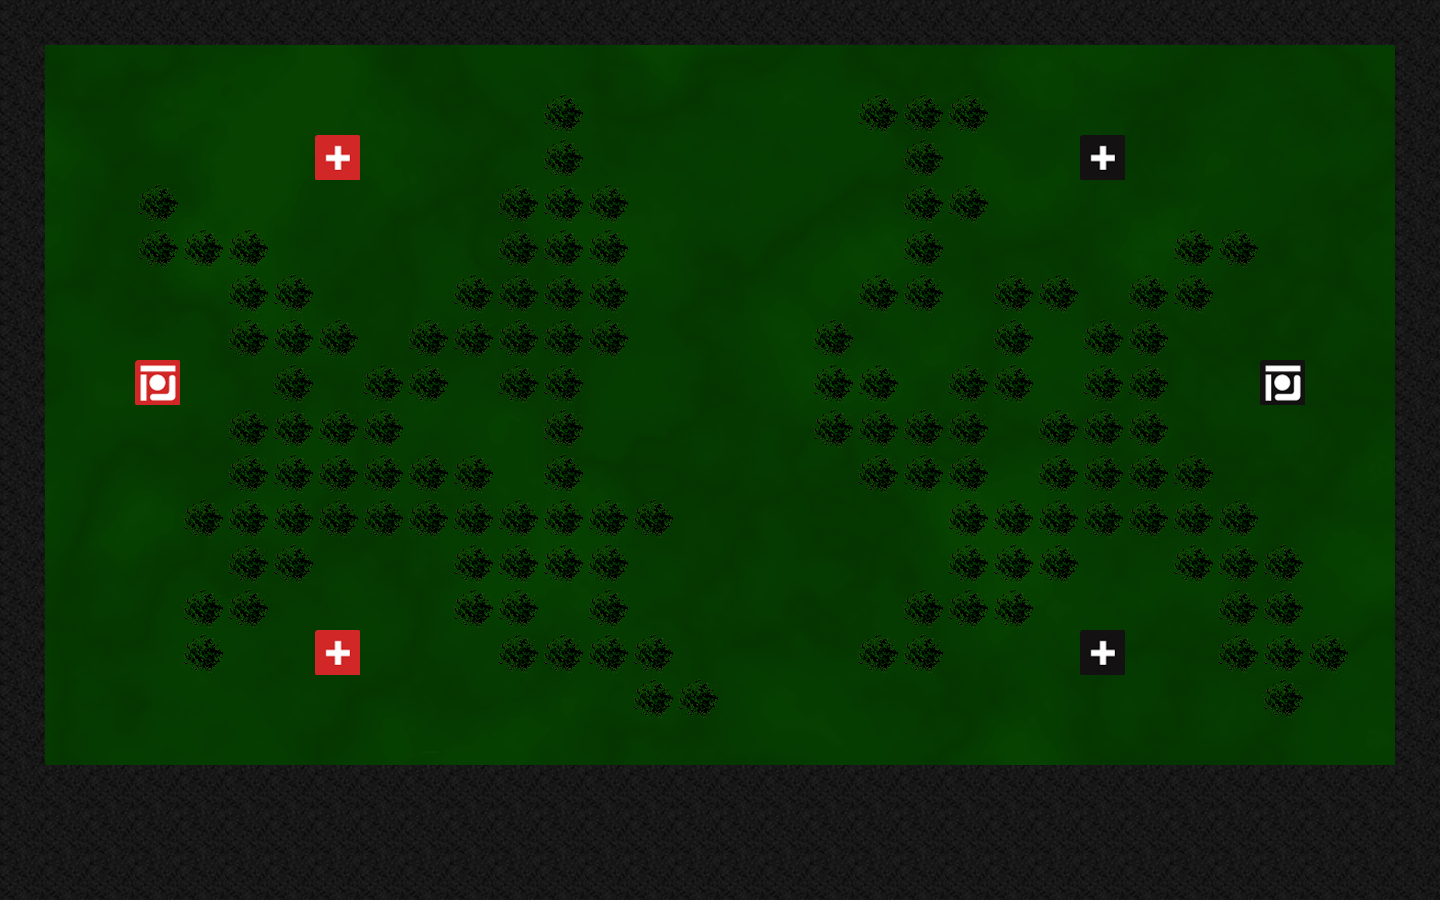

A level layout from a 2D game, rendered from its tile map. Below: a short description, then the map file with its tile-grid data intact:
An orthogonal 32x20 tile map with 45x45 px tiles, 1 tile layer (Tile Layer 1), 1 image layer.

<map version="1.0" orientation="orthogonal" renderorder="right-down" width="32" height="20" tilewidth="45" tileheight="45" nextobjectid="1">
 <tileset firstgid="1" name="AchillesTiles" tilewidth="45" tileheight="45" tilecount="6" columns="0">
  <tile id="2">
   <image width="45" height="45" source="../media/Impassable45.png" />
  </tile>
  <tile id="4">
   <image width="45" height="45" source="../media/Base45.png" />
  </tile>
  <tile id="5">
   <image width="45" height="45" source="../media/BaseAI45.png" />
  </tile>
  <tile id="6">
   <image width="45" height="45" source="../media/RepairDepotPlayer45.png" />
  </tile>
  <tile id="7">
   <image width="45" height="45" source="../media/RepairDepotAI45.png" />
  </tile>
  <tile id="10">
   <image width="45" height="45" source="../media/Tree45.png" />
  </tile>
 </tileset>
 <imagelayer name="Image Layer 1">
  <image source="../media/AchillesField.png" width="1440" height="900" />
 </imagelayer>
 <layer name="Tile Layer 1" width="32" height="20">
  <data encoding="csv">
3,3,3,3,3,3,3,3,3,3,3,3,3,3,3,3,3,3,3,3,3,3,3,3,3,3,3,3,3,3,3,3,
3,0,0,0,0,0,0,0,0,0,0,0,0,0,0,0,0,0,0,0,0,0,0,0,0,0,0,0,0,0,0,3,
3,0,0,0,0,0,0,0,0,0,0,0,11,0,0,0,0,0,0,11,11,11,0,0,0,0,0,0,0,0,0,3,
3,0,0,0,0,0,0,7,0,0,0,0,11,0,0,0,0,0,0,0,11,0,0,0,8,0,0,0,0,0,0,3,
3,0,0,11,0,0,0,0,0,0,0,11,11,11,0,0,0,0,0,0,11,11,0,0,0,0,0,0,0,0,0,3,
3,0,0,11,11,11,0,0,0,0,0,11,11,11,0,0,0,0,0,0,11,0,0,0,0,0,11,11,0,0,0,3,
3,0,0,0,0,11,11,0,0,0,11,11,11,11,0,0,0,0,0,11,11,0,11,11,0,11,11,0,0,0,0,3,
3,0,0,0,0,11,11,11,0,11,11,11,11,11,0,0,0,0,11,0,0,0,11,0,11,11,0,0,0,0,0,3,
3,0,0,5,0,0,11,0,11,11,0,11,11,0,0,0,0,0,11,11,0,11,11,0,11,11,0,0,6,0,0,3,
3,0,0,0,0,11,11,11,11,0,0,0,11,0,0,0,0,0,11,11,11,11,0,11,11,11,0,0,0,0,0,3,
3,0,0,0,0,11,11,11,11,11,11,0,11,0,0,0,0,0,0,11,11,11,0,11,11,11,11,0,0,0,0,3,
3,0,0,0,11,11,11,11,11,11,11,11,11,11,11,0,0,0,0,0,0,11,11,11,11,11,11,11,0,0,0,3,
3,0,0,0,0,11,11,0,0,0,11,11,11,11,0,0,0,0,0,0,0,11,11,11,0,0,11,11,11,0,0,3,
3,0,0,0,11,11,0,0,0,0,11,11,0,11,0,0,0,0,0,0,11,11,11,0,0,0,0,11,11,0,0,3,
3,0,0,0,11,0,0,7,0,0,0,11,11,11,11,0,0,0,0,11,11,0,0,0,8,0,0,11,11,11,0,3,
3,0,0,0,0,0,0,0,0,0,0,0,0,0,11,11,0,0,0,0,0,0,0,0,0,0,0,0,11,0,0,3,
3,0,0,0,0,0,0,0,0,0,0,0,0,0,0,0,0,0,0,0,0,0,0,0,0,0,0,0,0,0,0,3,
3,3,3,3,3,3,3,3,3,3,3,3,3,3,3,3,3,3,3,3,3,3,3,3,3,3,3,3,3,3,3,3,
3,3,3,3,3,3,3,3,3,3,3,3,3,3,3,3,3,3,3,3,3,3,3,3,3,3,3,3,3,3,3,3,
3,3,3,3,3,3,3,3,3,3,3,3,3,3,3,3,3,3,3,3,3,3,3,3,3,3,3,3,3,3,3,3
</data>
 </layer>
</map>
